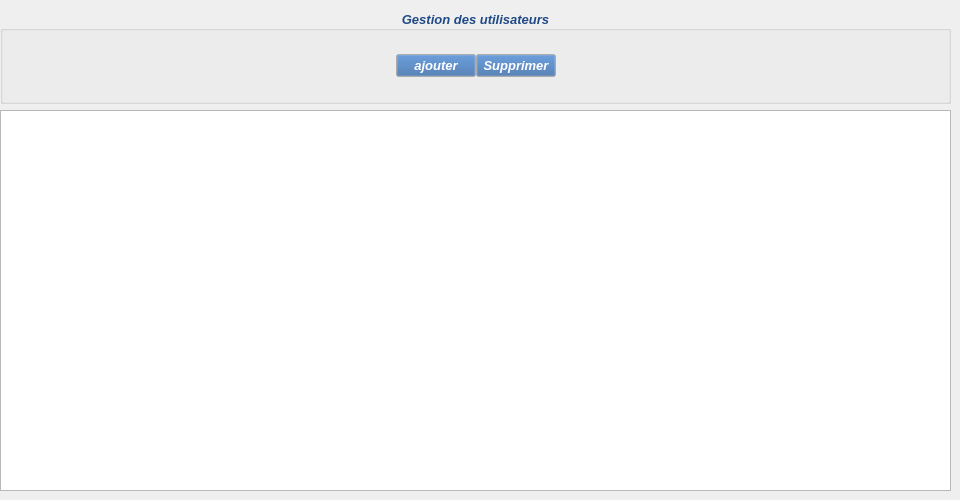
      <widget class="QWidget" name="Users_2">
       <widget class="QGroupBox" name="groupBox_4">
        <property name="geometry">
         <rect>
          <x>0</x>
          <y>10</y>
          <width>951</width>
          <height>94</height>
         </rect>
        </property>
        <property name="palette">
         <palette>
          <active>
           <colorrole role="WindowText">
            <brush brushstyle="SolidPattern">
             <color alpha="255">
              <red>32</red>
              <green>74</green>
              <blue>135</blue>
             </color>
            </brush>
           </colorrole>
           <colorrole role="Text">
            <brush brushstyle="SolidPattern">
             <color alpha="255">
              <red>32</red>
              <green>74</green>
              <blue>135</blue>
             </color>
            </brush>
           </colorrole>
           <colorrole role="ButtonText">
            <brush brushstyle="SolidPattern">
             <color alpha="255">
              <red>32</red>
              <green>74</green>
              <blue>135</blue>
             </color>
            </brush>
           </colorrole>
          </active>
          <inactive>
           <colorrole role="WindowText">
            <brush brushstyle="SolidPattern">
             <color alpha="255">
              <red>32</red>
              <green>74</green>
              <blue>135</blue>
             </color>
            </brush>
           </colorrole>
           <colorrole role="Text">
            <brush brushstyle="SolidPattern">
             <color alpha="255">
              <red>32</red>
              <green>74</green>
              <blue>135</blue>
             </color>
            </brush>
           </colorrole>
           <colorrole role="ButtonText">
            <brush brushstyle="SolidPattern">
             <color alpha="255">
              <red>32</red>
              <green>74</green>
              <blue>135</blue>
             </color>
            </brush>
           </colorrole>
          </inactive>
          <disabled>
           <colorrole role="WindowText">
            <brush brushstyle="SolidPattern">
             <color alpha="255">
              <red>190</red>
              <green>190</green>
              <blue>190</blue>
             </color>
            </brush>
           </colorrole>
           <colorrole role="Text">
            <brush brushstyle="SolidPattern">
             <color alpha="255">
              <red>190</red>
              <green>190</green>
              <blue>190</blue>
             </color>
            </brush>
           </colorrole>
           <colorrole role="ButtonText">
            <brush brushstyle="SolidPattern">
             <color alpha="255">
              <red>190</red>
              <green>190</green>
              <blue>190</blue>
             </color>
            </brush>
           </colorrole>
          </disabled>
         </palette>
        </property>
        <property name="font">
         <font>
          <pointsize>10</pointsize>
          <weight>75</weight>
          <italic>true</italic>
          <bold>true</bold>
         </font>
        </property>
        <property name="title">
         <string>Gestion des utilisateurs</string>
        </property>
        <property name="alignment">
         <set>Qt::AlignCenter</set>
        </property>
        <layout class="QVBoxLayout" name="verticalLayout_14">
         <item>
          <layout class="QHBoxLayout" name="horizontalLayout_6">
           <property name="spacing">
            <number>0</number>
           </property>
           <item>
            <spacer name="horizontalSpacer">
             <property name="orientation">
              <enum>Qt::Horizontal</enum>
             </property>
             <property name="sizeHint" stdset="0">
              <size>
               <width>40</width>
               <height>20</height>
              </size>
             </property>
            </spacer>
           </item>
           <item>
            <widget class="QPushButton" name="addUser">
             <property name="palette">
              <palette>
               <active>
                <colorrole role="Button">
                 <brush brushstyle="SolidPattern">
                  <color alpha="255">
                   <red>52</red>
                   <green>101</green>
                   <blue>164</blue>
                  </color>
                 </brush>
                </colorrole>
                <colorrole role="ButtonText">
                 <brush brushstyle="SolidPattern">
                  <color alpha="255">
                   <red>255</red>
                   <green>255</green>
                   <blue>255</blue>
                  </color>
                 </brush>
                </colorrole>
               </active>
               <inactive>
                <colorrole role="Button">
                 <brush brushstyle="SolidPattern">
                  <color alpha="255">
                   <red>52</red>
                   <green>101</green>
                   <blue>164</blue>
                  </color>
                 </brush>
                </colorrole>
                <colorrole role="ButtonText">
                 <brush brushstyle="SolidPattern">
                  <color alpha="255">
                   <red>255</red>
                   <green>255</green>
                   <blue>255</blue>
                  </color>
                 </brush>
                </colorrole>
               </inactive>
               <disabled>
                <colorrole role="Button">
                 <brush brushstyle="SolidPattern">
                  <color alpha="255">
                   <red>52</red>
                   <green>101</green>
                   <blue>164</blue>
                  </color>
                 </brush>
                </colorrole>
                <colorrole role="ButtonText">
                 <brush brushstyle="SolidPattern">
                  <color alpha="255">
                   <red>190</red>
                   <green>190</green>
                   <blue>190</blue>
                  </color>
                 </brush>
                </colorrole>
               </disabled>
              </palette>
             </property>
             <property name="text">
              <string>ajouter</string>
             </property>
            </widget>
           </item>
           <item>
            <widget class="QPushButton" name="DelUser">
             <property name="palette">
              <palette>
               <active>
                <colorrole role="Button">
                 <brush brushstyle="SolidPattern">
                  <color alpha="255">
                   <red>52</red>
                   <green>101</green>
                   <blue>164</blue>
                  </color>
                 </brush>
                </colorrole>
                <colorrole role="ButtonText">
                 <brush brushstyle="SolidPattern">
                  <color alpha="255">
                   <red>255</red>
                   <green>255</green>
                   <blue>255</blue>
                  </color>
                 </brush>
                </colorrole>
               </active>
               <inactive>
                <colorrole role="Button">
                 <brush brushstyle="SolidPattern">
                  <color alpha="255">
                   <red>52</red>
                   <green>101</green>
                   <blue>164</blue>
                  </color>
                 </brush>
                </colorrole>
                <colorrole role="ButtonText">
                 <brush brushstyle="SolidPattern">
                  <color alpha="255">
                   <red>255</red>
                   <green>255</green>
                   <blue>255</blue>
                  </color>
                 </brush>
                </colorrole>
               </inactive>
               <disabled>
                <colorrole role="Button">
                 <brush brushstyle="SolidPattern">
                  <color alpha="255">
                   <red>52</red>
                   <green>101</green>
                   <blue>164</blue>
                  </color>
                 </brush>
                </colorrole>
                <colorrole role="ButtonText">
                 <brush brushstyle="SolidPattern">
                  <color alpha="255">
                   <red>190</red>
                   <green>190</green>
                   <blue>190</blue>
                  </color>
                 </brush>
                </colorrole>
               </disabled>
              </palette>
             </property>
             <property name="text">
              <string>Supprimer</string>
             </property>
            </widget>
           </item>
           <item>
            <spacer name="horizontalSpacer_2">
             <property name="orientation">
              <enum>Qt::Horizontal</enum>
             </property>
             <property name="sizeHint" stdset="0">
              <size>
               <width>40</width>
               <height>20</height>
              </size>
             </property>
            </spacer>
           </item>
          </layout>
         </item>
        </layout>
       </widget>
       <widget class="QTableView" name="AdminUsers">
        <property name="geometry">
         <rect>
          <x>0</x>
          <y>110</y>
          <width>951</width>
          <height>381</height>
         </rect>
        </property>
        <property name="selectionBehavior">
         <enum>QAbstractItemView::SelectRows</enum>
        </property>
       </widget>
      </widget>
